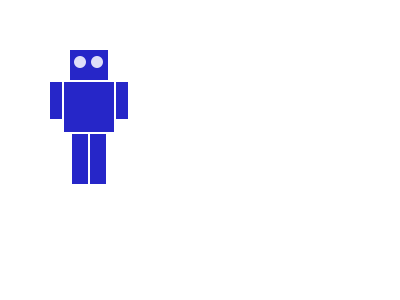
Frame 1 (no input)
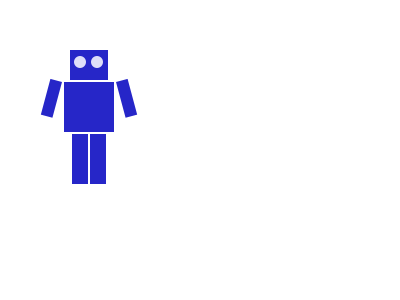
Frame 60 (the mouse pressed at the canvas centre just before this capture)
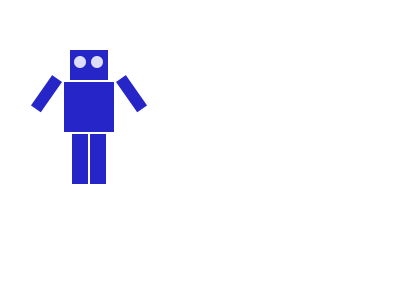
Frame 120 (the mouse held since frame 60 and released just before this capture)

The Processing sketch that drew these frames (run headless with seeded random() and noise(); from frame 60 on, the mouse is pressed at the canvas centre):

// Processing sketch: robot_arm
// ── robot_arm.pde
int armAngle = 0;
int angleChange = 5;
final int ANGLE_LIMIT = 135;

void setup()
{
  size(400, 300);
  smooth();
  frameRate(100);
}

void draw()
{
  background(255);
  pushMatrix();
  translate(50, 50); // place robot so arms are always on screen
  drawRobot();
  armAngle += angleChange;
  
  // if the arm has moved past its limit,
  // reverse direction and set within limits.
  if (armAngle > ANGLE_LIMIT || armAngle < 0)
  {
    angleChange = -angleChange;
    armAngle += angleChange;
  }
  popMatrix();
}

void drawRobot()
{
  noStroke();
  fill(38, 38, 200);
  rect(20, 0, 38, 30); // head
  rect(14, 32, 50, 50); // body
  drawLeftArm();
  drawRightArm();
  rect(22, 84, 16, 50); // left leg
  rect(40, 84, 16, 50); // right leg
  
  fill(222, 222, 249);
  ellipse(30, 12, 12, 12); // left eye
  ellipse(47, 12, 12, 12);  // right eye
}

void drawLeftArm()
{
  pushMatrix();
  translate(12, 32);
  rotate(radians(armAngle));
  rect(-12, 0, 12, 37); // left arm
  popMatrix();
}

void drawRightArm()
{
  pushMatrix();
  translate(66, 32);
  rotate(radians(-armAngle));
  rect(0, 0, 12, 37); // right arm
  popMatrix();
}
